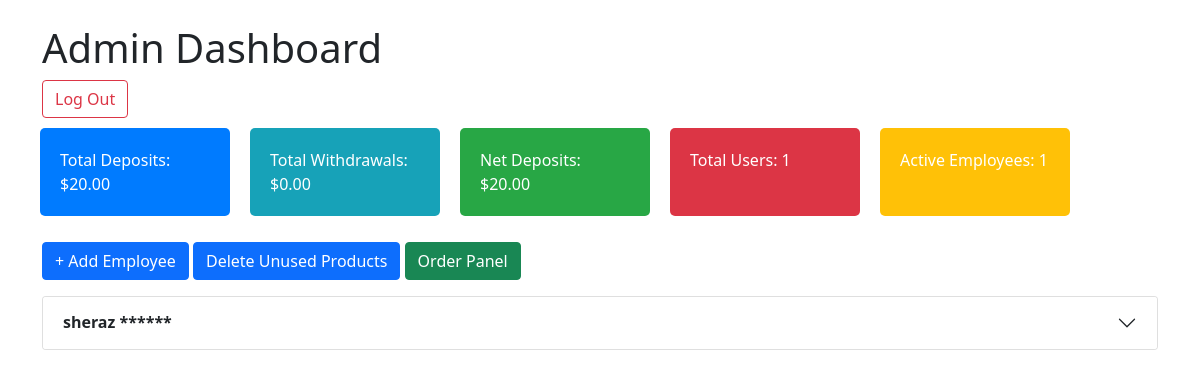
Screenshot of /Admin-Dashboard/ (signed in) with the database file from the repository.
### accounts/models.py (models this page shows, shortened)
class User(AbstractUser):
    is_admin = models.BooleanField(default=False)
    is_employee = models.BooleanField(default=False)
    is_customer = models.BooleanField(default=False)
    invitation_code = models.CharField(max_length=100, blank=True,null=True, editable=False)

### adminControl/models.py (models this page shows, shortened)
class AdminDeposit(BaseModel):
    admin = models.OneToOneField(settings.AUTH_USER_MODEL, on_delete=models.CASCADE, related_name="admin")
    total_deposit = models.DecimalField(max_digits=10, decimal_places=2, default=0.00)
    net_deposit = models.DecimalField(max_digits=10, decimal_places=2, default=0.00)
    total_withdrawal=models.DecimalField(max_digits=10,decimal_places=2,default=0.00)
    last_updated = models.DateTimeField(auto_now=True)

### accounts/views.py (the view, shortened to what this page needs)
# urls.py: path('Admin-Dashboard/',Admin_dasboard,name='Admin_dashboard'),
@login_required
@require_http_methods(["GET", "POST"])
def Admin_dasboard(request):
    Emp=User.objects.filter(is_employee=True)
    total_emplyee=Emp.count()
    Cus = User.objects.filter(is_customer=True)
    total_customer = Cus.count()
    employees = User.objects.filter(is_employee=True)
    employees_data = []
    for employee in employees:
        invited_customers = User.objects.filter(invitation_code=employee.invitation_code, is_customer=True)
        plain_password = request.session.pop(f'employee_password_{employee.id}', '******')
        employees_data.append({
            'employee': employee,
            'plain_password': plain_password,
            'invited_customers': invited_customers,
        })
    context={"Total_Employees":total_emplyee,"Total_Customer":total_customer,
             'employees_data': employees_data}
    return render(request, 'home/Admin_dashboard.html',context)

### home/models.py (called while the page is built)
    @property
    def net_deposit(self):
        return self.total_deposit - self.total_withdrawal

### templates/home/Admin_dashboard.html (shortened to what this page needs)
<!DOCTYPE html>
<html lang="en">
<head>
    <link href="https://cdn.jsdelivr.net/npm/bootstrap@5.1.3/dist/css/bootstrap.min.css" rel="stylesheet">
</head>
<body>
    <div class="container mt-4">
        <h1>Admin Dashboard</h1>
        <button class="btn btn-outline-danger log-out-button" type="button" id="logoutButton">
            <a href="{% url 'logout' %}" style="text-decoration: none; color: inherit;">Log Out</a>
        </button>
        <div class="row">
            <div class="col-md-2 info-box bg-total">Total Deposits: $<span id="totalDeposits">{{ request.user.admin.total_deposit }}</span></div>
            <div class="col-md-2 info-box bg-withdraw">Total Withdrawals: $<span id="totalWithdrawals">{{ request.user.admin.total_withdrawal }}</span></div>
            <div class="col-md-2 info-box bg-net">Net Deposits: $<span id="netDeposits">{{ request.user.admin.net_deposit }}</span></div>
            <div class="col-md-2 info-box bg-users">Total Users: <span id="totalUsers">{{ Total_Customer }}</span></div>
            <div class="col-md-2 info-box bg-active">Active Employees: <span id="activeEmployees">{{ Total_Employees }}</span></div>
        </div>
        <button class="btn btn-primary my-3" data-bs-toggle="modal" data-bs-target="#addEmployeeModal">
            + Add Employee
        </button>
        <a class="btn btn-primary my-3 text-capitalize" href="{% url 'delete_unused_products' %}">Delete Unused Products</a>
 <a class="btn btn-success my-3" href="{% url 'orders_panel' %}">Order Panel</a>
        <div class="accordion" id="employeesAccordion">
            {% for data in employees_data %}
                <div class="accordion-item">
                    <h2 class="accordion-header" id="heading{{ forloop.counter }}">
                        <button class="accordion-button collapsed" type="button" data-bs-toggle="collapse" data-bs-target="#collapse{{ forloop.counter }}" aria-expanded="false" aria-controls="collapse{{ forloop.counter }}">
                           <strong> {{ data.employee.username }} {{ data.plain_password }}</strong>
                        </button>
                    </h2>
                </div>
            {% endfor %}
        </div>
    </div>
</body>
</html>

### templates/home/Admin_dashboard.html (style rules this page uses)
.info-box { padding: 20px; margin: 10px; color: white; border-radius: 5px; }
.bg-total { background-color: #007bff; }
.bg-net { background-color: #28a745; }
.bg-users { background-color: #dc3545; }
.bg-active { background-color: #ffc107; }
.bg-withdraw { background-color: #17a2b8; }
.accordion-item { margin-bottom: 10px; }
.container { transition: all 0.3s ease-in-out; }

### rows the page displays
User: user.admin.total_deposit "20.00", user.admin.total_withdrawal "0.00", user.admin.net_deposit "20.00"
User: employee.username "sheraz", plain_password "******"

### other values shown
{{ Total_Customer }} "1"
{{ Total_Employees }} "1"
